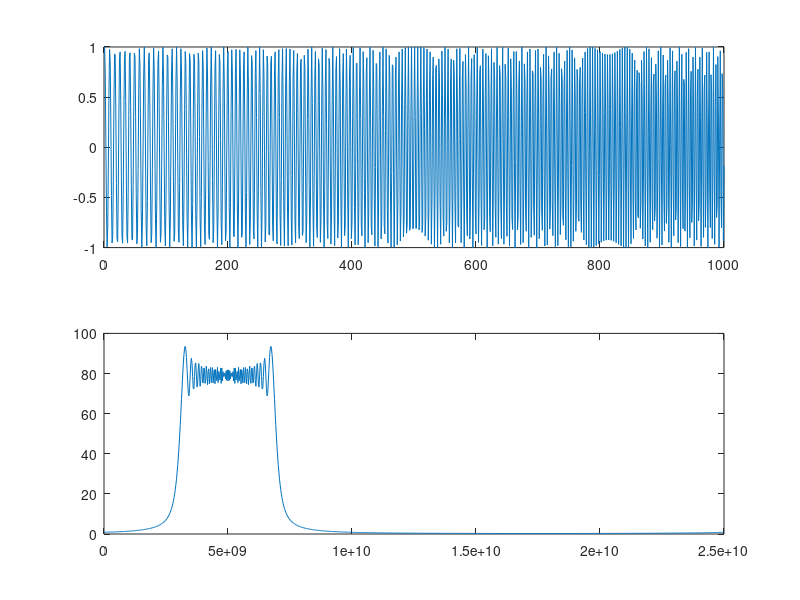
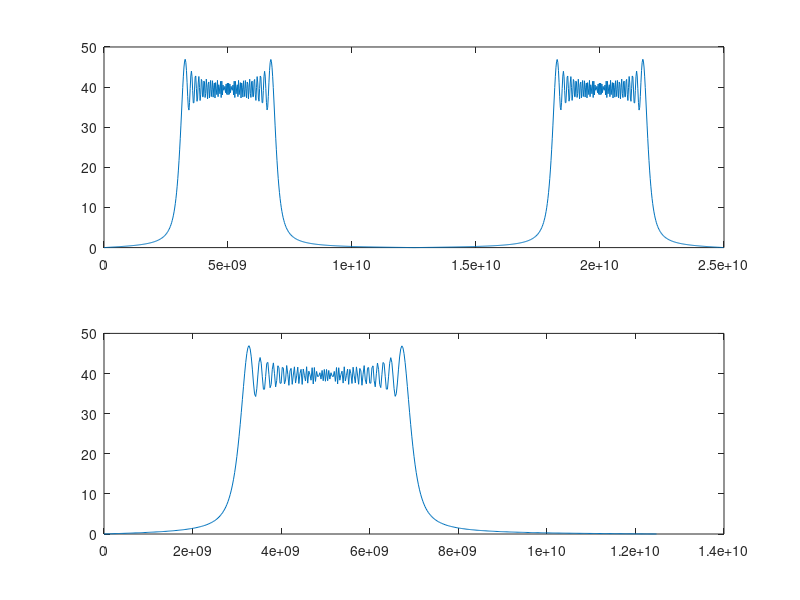

Recreate these plots in MATLAB, in order. (Note: this script raises an error after producing the figures.)
%% Initial and introduction of the process
% Radar3D.m
% Created by Group 6 on 5/8/19.
close all; clear ; clc;

%% Radar Parameter
C=3.0e8;  %光速(m/s)
RF=200e9;  %雷达射频 1.57GHz

PulseNum=16;   %回波脉冲数
BandWidth=4.0e9;  %发射信号带宽 带宽B=1/τ，τ是脉冲宽度
TimeWidth=4.0e-8; %发射信号时宽
PRT=8e-7;   % 雷达发射脉冲重复周期(s),240us对应1/2*240*300=36000米最大无模糊距离
PRF=1/PRT;
Fs=2.5e10;  %采样频率
NoisePower=-20;%(dB);%噪声功率（目标为0dB）
Fc = 30e9;
Lambda=C/Fc;    %雷达工作波长

%% 目标参数
Target = load ('Information.txt');
SigPower = Target(:,1)'; %目标功率,无量纲 [5,1,100,10.250000000000000]
TargetDistance = Target(:,2)'; %目标距离,单位m  距离参数为[3000 8025 15800 8025]
TargetVelocity = Target(:,3)'; %目标径向速度 单位m/s  速度参数为[50 0 10000 100]
TargetAngle = round(Target(:,4))'; %目标角度 单位度 角度参数 [30 60 90 120]
TargetWaveNum = length(SigPower);
DelayNum = fix(Fs*2*TargetDistance/C);% 把目标距离换算成采样点（距离门） fix函数向0靠拢取整
TargetFd = 2*TargetVelocity/Lambda;%计算目标多卜勒频移2v/λ


%% 信号参数-产生线性调频信号

WaveNum=fix(Fs*TimeWidth);%回波的采样点数=脉压系数长度=暂态点数目+1
if mod(WaveNum,2)~=0
    WaveNum=WaveNum+1;
end   %把WaveNum变为偶数

Chirp = zeros(1,WaveNum);
RealChirp = zeros(1,WaveNum);
for i=-fix(WaveNum/2):fix(WaveNum/2)-1
    Ft = Fc*i/Fs+(1/2)*(BandWidth/TimeWidth)*(i/Fs)^2; %线性调频波指数幂
    Chirp(i+fix(WaveNum/2)+1)=exp(1i*2*pi*Ft); %exp(j*fi)*，产生复数矩阵Chirp
    RealChirp(i+fix(WaveNum/2)+1) =cos(2*pi*Ft);
end

figure(1);
subplot(2,1,1),plot(RealChirp);
subplot(2,1,2);
plot((0:Fs/WaveNum:Fs-Fs/WaveNum),abs(fft(Chirp)));
figure(2);
subplot(2,1,1);
fftR = fft(RealChirp);
subplot(2,1,1);
plot((0:Fs/WaveNum:Fs-Fs/WaveNum),abs(fftR));
subplot(2,1,2);
plot((0:Fs/WaveNum:Fs/2-Fs/WaveNum),abs(fftR(1:WaveNum/2)));

coeff=conj(fliplr(Chirp)); %把Chirp矩阵翻转取共轭，产生脉压系数
% 简单解释一下就是这里取的是 h(t) = x(^*)(t_0-t) 中 t_0 = 0 的情景

%% 码内正交解调  
LocalIQNum = 0:fix(WaveNum)-1;
M = 131126;     %131126点fft
local_oscillator_i=cos(LocalIQNum*Fc/Fs*2*pi);%i路本振信号
local_oscillator_q=sin(LocalIQNum*Fc/Fs*2*pi);%q路本振信号
fbb_i=local_oscillator_i.*RealChirp;%i路解调   先进行一个码元的求解脉冲压缩系数
fbb_q=local_oscillator_q.*RealChirp;%q路解调
window=chebwin(51,40); %切比雪夫窗函数
[b,a]=fir1(50,2*BandWidth/Fs,window); %b a 分别是经滤波器定义的分子分母系数向量
fbb_i=[fbb_i,zeros(1,25)];  %因为该FIR滤波器又25个采样周期的延迟，为了保证所有的有效信息全部通过滤波器，因此在信号后面扩展了25个0
fbb_q=[fbb_q,zeros(1,25)];
fbb_i=filter(b,a,fbb_i);   %I 路 Q路信号经过低通滤波器
fbb_q=filter(b,a,fbb_q);
fbb_i=fbb_i(26:end);%截取有效信息
fbb_q=fbb_q(26:end);%截取有效信息  
fbb=fbb_i+1i*fbb_q;
fbb_fft_result = fft(fbb);

figure(3);subplot(2,1,1),plot(fbb_i);
xlabel('t(单位：秒)');title('雷达发射信号码内解调后I路信号');
subplot(2,1,2),plot(fbb_q);
xlabel('t(单位：秒)');title('雷达发射信号码内解调后Q路信号');
figure(4)
plot((0:Fs/WaveNum:Fs/2-Fs/WaveNum),abs(fbb_fft_result(1:WaveNum/2)));
xlabel('频率f(单位 Hz)');title('雷达发射信号码内解调信号的频谱');


%% 相关参数计算
totalAngle = 120;
startAngle = 30;
deltaAngle = 3;

AngleNum = totalAngle/deltaAngle;
Sector = startAngle + deltaAngle*(1:AngleNum);

SampleNum=fix(Fs*PRT);%计算一个脉冲周期的采样点数；
AngleCirNum = SampleNum*AngleNum; 
%先完成一个角度的一整个线性调频，再依次完成剩余39个角度，最后循环16次脉冲；
TotalNum=SampleNum*PulseNum*AngleNum;%总的采样点数；
BlindNum=fix(Fs*TimeWidth);%计算一个脉冲周期的盲区-遮挡样点数；

%% 产生目标回波串
SignalAll=zeros(1,TotalNum);%所有脉冲的信号,先填0
for ang = 1:AngleNum
    detect = find (TargetAngle == Sector(ang));
    if ~isempty(detect)
        for k = detect % 依次产生各个目标
            fi=2*pi/10 * fix(10*rand);
            SignalTemp=zeros(1,SampleNum);% 一个PRT
            SignalTemp(DelayNum(k)+1:DelayNum(k)+WaveNum)=...
                sqrt(SigPower(k))*exp(1i*fi)*Chirp;
            %一个脉冲的1个目标（未加多普勒速度）(DelayNum(k)+1):(DelayNum(k)+WaveNum)
            Signal = zeros(1,TotalNum);
            SignalAng = zeros(1,AngleCirNum);
            SignalAng((ang-1)*SampleNum+1:ang*SampleNum)=SignalTemp;
            for i=1:PulseNum % 16个回波脉冲
                Signal((i-1)*AngleCirNum+1:i*AngleCirNum)=SignalAng;
                %每个目标把16个SignalTemp排在一起
            end
            FreqMove=exp(1i*2*pi*TargetFd(k)*(0:TotalNum-1)/Fs);
            %目标的多普勒速度*时间=目标的多普勒相移
            Signal=Signal.*FreqMove;%加上多普勒速度后的16个脉冲1个目标
            SignalAll=SignalAll+Signal;%加上多普勒速度后的16个脉冲4个目标
        end
    end
end

figure(5);
subplot(2,1,1);plot(real(SignalAll),'r-');title('目标信号的实部');...
grid on;zoom on;
subplot(2,1,2);plot(imag(SignalAll));title('目标信号的虚部');grid on;zoom on;


%% 总的回波信号
% 产生系统噪声信号
SystemNoise = normrnd(0,10^(NoisePower/10),1,TotalNum)...
    +1i*normrnd(0,10^(NoisePower/10),1,TotalNum);
%均值为0，标准差为10^(NoisePower/10)的噪声

%闭锁期无回波
EchoAll=SignalAll+SystemNoise;% +SeaClutter+TerraClutter，加噪声之后的回波
for i=1:PulseNum*AngleNum   %在接收机闭锁期,接收的回波为0
    EchoAll((i-1)*SampleNum+1:(i-1)*SampleNum+WaveNum)=0; %发射时接收为0
end
figure(6);%加噪声之后的总回波信号
subplot(2,1,1);plot(real(EchoAll),'r-');title('总回波信号的实部,闭锁期为0');
subplot(2,1,2);plot(imag(EchoAll));title('总回波信号的虚部,闭锁期为0');

%% 实信号回波生成
RealSignalAll=zeros(1,TotalNum);%所有脉冲的信号,先填0
for ang = 1:AngleNum
    detect = find (TargetAngle == Sector(ang));
    if ~isempty(detect)
        for k = detect % 依次产生各个目标
            fi=2*pi/10 * fix(10*rand);
            RealSignalTemp=zeros(1,SampleNum);% 一个PRT
            RealSignalTemp(DelayNum(k)+1:DelayNum(k)+WaveNum)=...
                sqrt(SigPower(k))*cos(fi)*RealChirp;
            %一个脉冲的1个目标（未加多普勒速度）(DelayNum(k)+1):(DelayNum(k)+WaveNum)
            RealSignal = zeros(1,TotalNum);
            RealSignalAng = zeros(1,AngleCirNum);
            RealSignalAng((ang-1)*SampleNum+1:ang*SampleNum)=RealSignalTemp;
            for i=1:PulseNum % 16个回波脉冲
                RealSignal((i-1)*AngleCirNum+1:i*AngleCirNum)=RealSignalAng;
                %每个目标把16个RealSignalTemp排在一起
            end
            RealFreqMove=cos(2*pi*TargetFd(k)*(0:TotalNum-1)/Fs);
            %目标的多普勒速度*时间=目标的多普勒相移
            RealSignal=RealSignal.*RealFreqMove;%加上多普勒速度后的16个脉冲1个目标
            RealSignalAll=RealSignalAll+RealSignal;%加上多普勒速度后的16个脉冲4个目标
        end
    end
end

figure(7);plot(RealSignalAll,'r-');title('实信号回波');...
grid on;zoom on;

% 产生系统噪声信号
RealSystemNoise = normrnd(0,10^(NoisePower/10),1,TotalNum);
%均值为0，标准差为10^(NoisePower/10)的噪声

%闭锁期无回波
RealEchoAll=RealSignalAll+RealSystemNoise;% +SeaClutter+TerraClutter，加噪声之后的回波
for i=1:PulseNum*AngleNum   %在接收机闭锁期,接收的回波为0
    RealEchoAll((i-1)*SampleNum+1:(i-1)*SampleNum+WaveNum)=0; %发射时接收为0
end
figure(8);%加噪声之后的总回波信号
plot(RealEchoAll,'r-');title('带杂波的实信号回波,闭锁期为0');

%% 回波信号整形
Folder = {'时域脉压','时频域脉压对比','频域脉压幅度','MTI','MTD','cfar'};
for i = 1:length(Folder)
    if exist(char(Folder(i)),'dir')
        rmdir(char(Folder(i)),'s')
    end
    mkdir(char(Folder(i)))
end

EchoRoute = reshape(RealEchoAll, [SampleNum,AngleNum,PulseNum]);
for argerich = 10:10:40%1 : AngleNum
    Echo = reshape(EchoRoute(:,argerich,:),1,[]);
    hugo = figure('visible','off');
    subplot(3,1,1)
    plot(real(Echo),'r-');title('总回波信号的实部,闭锁期为0');
    %% 实信号接收调制

    EchoNum=SampleNum*PulseNum;
    n=0:EchoNum-1;
    receiver_oscillator_i=cos(n*Fc/Fs*pi);%I路本振信号
    receiver_oscillator_q=cos(n*Fc/Fs*pi);%Q路本振信号
    s_echo_i=receiver_oscillator_i.* Echo;%I路解调
    s_echo_q=receiver_oscillator_q.* Echo;%Q路解调
    receiverwindow=chebwin(51,40);%这是采50阶cheby窗的FIR低通滤波器
    [Rb,Ra]=fir1(50,2*BandWidth/Fs,receiverwindow);
    s_echo_i=[s_echo_i,zeros(1,25)];
    s_echo_q=[s_echo_q,zeros(1,25)];
    s_echo_i=filter(Rb,Ra,s_echo_i);
    s_echo_q=filter(Rb,Ra,s_echo_q);
    s_echo_i=s_echo_i(26:end);%截取有效信息
    s_echo_q=s_echo_q(26:end);%截取有效信息
    s_echo_mf=s_echo_i+1i*s_echo_q;
    figure(9)
    subplot(2,1,1),plot((0:1/Fs:PulseNum*PRT-1/Fs),s_echo_i);
    xlabel('t(unit:s)'); title('雷达回波信号解调后的I路信号');

    subplot(2,1,2),plot((0:1/Fs:PulseNum*PRT-1/Fs),s_echo_q);
    xlabel('t(unit:s)'); title('雷达回波信号解调后的q路信号');

%     %% 时域脉压
%     pc_time0=conv(Echo,coeff);%pc_time0为Echo和coeff的卷积
%     pc_time1=pc_time0(WaveNum:length(Echo)+WaveNum-1);%去掉暂态点 WaveNum-1个
%     %figure(4);%时域脉压结果的幅度
%     subplot(3,1,2);plot(abs(pc_time0),'r-');title('时域脉压结果的幅度,有暂态点');
%     %pc_time0的模的曲线
%     subplot(3,1,3);plot(abs(pc_time1));title('时域脉压结果的幅度,无暂态点');
%     %pc_time1的模的曲线
%     filename=['时域脉压/扫描' num2str(Sector(argerich)) '度.png'];
%     saveas(hugo,filename)
%     close(gcf)
%     
%     %% 频域脉压
%     Echo_fft=fft(Echo,524288);
%     %理应进行length(Echo)+WaveNum-1点FFT,但为了提高运算速度,进行了8192点的FFT
%     coeff_fft=fft(coeff,524288);
%     pc_fft=Echo_fft.*coeff_fft;
%     pc_freq0=ifft(pc_fft);
%     hug1 = figure('visible','off');
%     subplot(2,1,1);plot(abs(pc_freq0(1:length(Echo)+WaveNum-1)));
%     title('频域脉压结果的幅度,有前暂态点');
%     subplot(2,1,2);
%     plot(abs(pc_time0(1:length(Echo)+WaveNum-1)-...
%             pc_freq0(1:length(Echo)+WaveNum-1)),'r');
%     title('时域和频域脉压的差别');
%     filename=['时频域脉压对比/扫描' num2str(Sector(argerich)) '度.png'];
%     saveas(hug1,filename)
%     close(gcf)
%     
%     pc_freq1=pc_freq0(WaveNum:length(Echo)+WaveNum-1);
%     %去掉暂态点 WaveNum-1个,后填充点若干(8192-WaveNum+1-length(Echo))
%     % ================按照脉冲号、距离门号重排数据=================================%
%     pc = zeros(PulseNum,SampleNum);
%     for i=1:PulseNum
%         pc(i,1:SampleNum)=pc_freq1((i-1)*SampleNum+1:i*SampleNum);
%         %每个PRT为一行，每行480个采样点的数据
%     end
%     hug2 = figure('visible','off');
%     plot(abs(pc(1,:)));title('频域脉压结果的幅度,没有暂态点');
%     filename=['频域脉压幅度/扫描' num2str(Sector(argerich)) '度.png'];
%     saveas(hug2,filename)
%     close(gcf)
    %% 脉冲压缩 
    coeff_fft=fft(coeff,M);
    for i=1:PulseNum
        s_echo_fft_result=fft(s_echo_mf(1,(i-1)*PRT*Fs+1:i*PRT*Fs),M);
        s_pc_fft=s_echo_fft_result.*coeff_fft;
        pc(i,:)=ifft(s_pc_fft,M);    
    end

    hug1 = figure('visible','off');
    plot(abs(pc(1,:)));%一个周期内三峰值点理论上为40 107 304
    
    filename=['频域脉压幅度/扫描' num2str(Sector(argerich)) '度.png'];
    saveas(hug1,filename)
    close(gcf)
    
    s_pc_result_1=pc;
    s_pc_result_1=reshape((s_pc_result_1)',1,PulseNum*M);   %%%%%%%%%%注意，这里由于reshape函数的算法，需要将矩阵转置才能首尾连在一起
    hug2 = figure('visible','off');
    subplot(2,1,1),plot((0:1/Fs:PulseNum*M/Fs-1/Fs),abs(s_pc_result_1)),
    %N_echo_frame*T_frame-ts
    xlabel('t(单位:s)'),title('脉冲压缩处理后结果（实部）');
    subplot(2,1,2),plot((0:1/Fs:PulseNum*M/Fs-1/Fs),imag(s_pc_result_1)),
    xlabel('t(单位:s)'),title('脉冲压缩处理后结果（虚部）');
    filename=['频域脉压幅度/扫描' num2str(Sector(argerich)) '度.png'];
    saveas(hug2,filename)
    close(gcf)
    %% MTI（动目标显示）,对消静止目标和低速目标---可抑制杂波%
    mti = zeros(PulseNum-1,M);
    for i=1:PulseNum-1  %滑动对消，少了一个脉冲
        mti(i,:)=pc(i+1,:)-pc(i,:);
    end
    hug3 = figure('visible','off');
    mesh(abs(mti));title('MTI  result');
    filename=['MTI/扫描' num2str(Sector(argerich)) '度.png'];
    saveas(hug3,filename)
    close(gcf)
    %% MTD（动目标检测）,区分不同速度的目标，有测速作用==%
    mtd_PulseNum = PulseNum-1;
    mtd=zeros(PulseNum,SampleNum);
    for i=1:SampleNum
        buff(1:(mtd_PulseNum))= mti(1:(mtd_PulseNum),i);
        buff_fft=fftshift(fft(buff)); %用fftshift将零频搬移到中间 这样可以方便观察速度正负
        mtd(1:mtd_PulseNum,i)=buff_fft(1:mtd_PulseNum)';
    end
    hug4 = figure('visible','off');
    mesh(abs(mtd));title('MTD  result');
    filename=['MTD/扫描' num2str(Sector(argerich)) '度.png'];
    saveas(hug4,filename)
    close(gcf);
    %% 找到多普勒——距离地图中峰值最高的目标 
    abs_mtd = abs(mtd); %对正交分量的复数求模
    max_target = max(max(abs_mtd));
    [row,cell] = find( abs_mtd == max_target);
    target_D = cell/Fs*C/2;
    target_V = ((abs(row - 8))/PulseNum)*PRF*(Lambda/2);
    %% 二维恒虚警 
    ex_PulseNum = mtd_PulseNum+4;
    ex_SampleNum = SampleNum+4;
    ex_mtd = zeros(ex_PulseNum ,ex_SampleNum);
    cfar_mtd = zeros(ex_PulseNum ,ex_SampleNum);
    T = 1.0;     %恒虚警CFAR 阈值因子

    for i = 3:(ex_PulseNum-2)
        for j = 3:(ex_SampleNum-2)         
              ex_mtd(i,j) = abs_mtd(i-2,j-2); %构建长宽每边都扩张两格的矩阵供恒虚警窗口检测     
        end
    end
  
    for i = 3:(ex_PulseNum-2)
        for j = 3:(ex_SampleNum-2)    %从有目标的窗口中进行检测
            cfar_sx = ex_mtd(i-2,j-2) + ex_mtd(i-2,j-1) +ex_mtd(i-1,j-2) +ex_mtd(i,j-2)+ex_mtd(i+1,j-2)+ex_mtd(i+2,j-2) + ex_mtd(i+2,j-1);                   
            cfar_sy = ex_mtd(i-2,j+1) + ex_mtd(i-2,j+2) +ex_mtd(i-1,j+2) +ex_mtd(i,j+2)+ex_mtd(i+1,j+2)+ex_mtd(i+2,j+1) + ex_mtd(i+2,j+2);
            cfar_s = T*min(cfar_sx, cfar_sy);      %使用GO—CFAR二维恒虚警，
            if (ex_mtd(i,j)>= cfar_s)
                cfar_mtd(i,j) = ex_mtd(i,j);
            end
        end
    end
    figure(100);mesh(abs(cfar_mtd));title('cfar  result');  
%     hug5 = figure('visible','off');
%     mesh(abs(mtd));title('MTD  result');
%     filename=['cfar/扫描' num2str(Sector(argerich)) '度.png'];
%     saveas(hug5,filename)
%     close(gcf);
end
